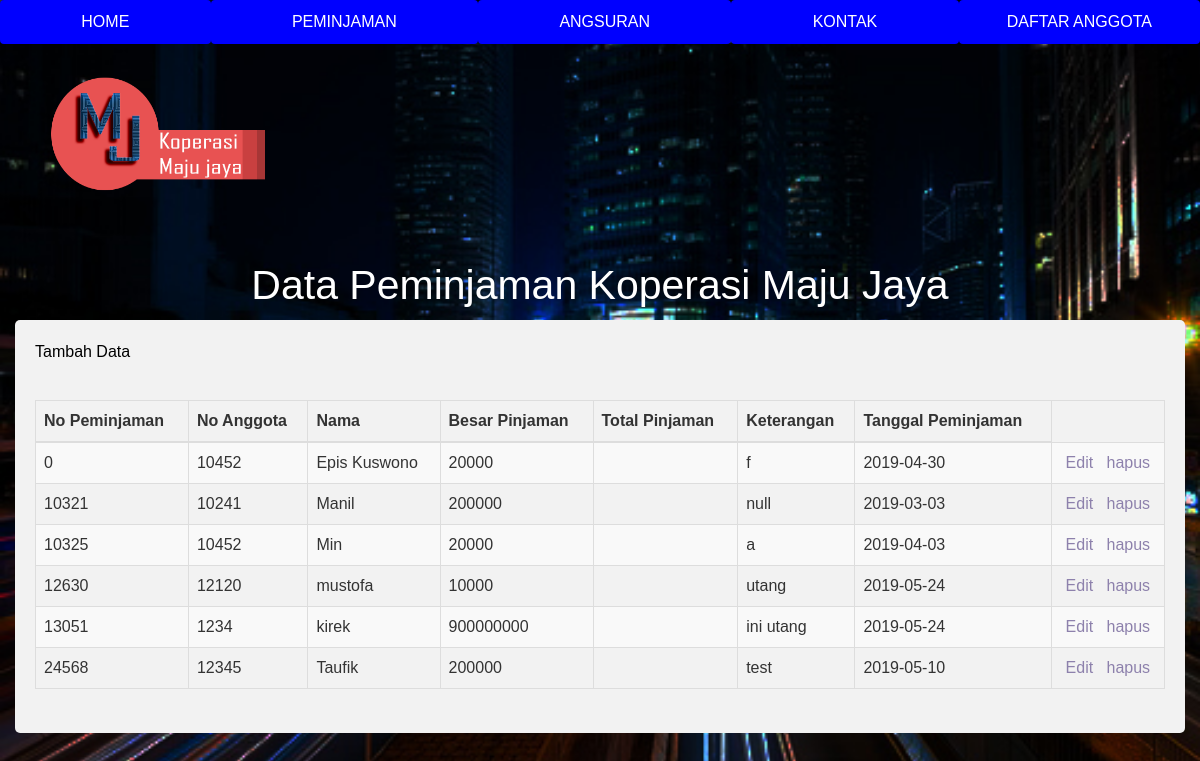
Page /DataPeminjaman.php on the committed database.
### tables this page shows
CREATE TABLE `peminjaman` (
  `id_peminjaman` int(11) NOT NULL,
  `id_anggota` int(11) NOT NULL,
  `nama` varchar(50) NOT NULL,
  `besar_pinjaman` int(11) NOT NULL,
  `keterangan` varchar(100) NOT NULL,
  `tanggal_meminjam` date NOT NULL
);

### DataPeminjaman.php (the view, shortened to what this page needs)
<html>
<head>
	<link rel="stylesheet" href="bootstrap.css">
</head>
<body background="gambar/gambar kota.jpg" style="width:100%">
					<div class="nav nav-pills nav-justified">
						<ul class="nav nav-pills nav-justified" >
							<li><a href="index.html">HOME</a></li>
							<li><a href="peminjaman.php">PEMINJAMAN</a></li>
							<li><a href="angsuran.php">ANGSURAN</a></li>
							<li><a href="kontak.html">KONTAK</a></li>
							<li><a href="">DAFTAR ANGGOTA</a></li>
						</ul>
					</div>
<form action="../../../../Peminjaman.html" method="get">
<div class="Logo">
    <p><img src="gambar/logo koperasi.png" width="331" height="195"/></p>
    <h1 class="style1" style="color:#FFFFFF" align="center"> Data Peminjaman Koperasi Maju Jaya</h1>
</div>
      <p>
		  <section class="main">
			  <div class="container">
  <p><a href="angsuran.php" style="color: black;">Tambah Data</a><br><br><p>
  <table class="table table-bordered table-striped" border="1" align="center" cellpadding="5" cellspacing="2">
    <thead>
      <tr>
        <th>No Peminjaman</th>
        <th>No Anggota</th>
        <th>Nama</th>
        <th>Besar Pinjaman</th>
        <th>Total Pinjaman</th>
        <th>Keterangan</th>
        <th>Tanggal Peminjaman</th>
      </tr>
    </thead>
    <tbody>
      <?php
        require_once 'konek.php';
        $query = mysqli_query($mysqli, "SELECT * FROM peminjaman");
        while($hasil  = mysqli_fetch_assoc($query)) {
      ?>
      <tr>
        <td><?php echo $hasil['id_peminjaman']?></td>
        <td><?php echo $hasil['id_anggota']?></td>
        <td><?php echo $hasil['nama']?></td>
        <td><?php echo $hasil['besar_pinjaman']?></td>
        <td><?php echo $hasil['total_pinjaman']?></td>
        <td><?php echo $hasil['keterangan']?></td>
        <td><?php echo $hasil['tanggal_meminjam']?></td>
        <td><center><a href="from_edit.php?id=<?php echo $hasil['id'];?>">Edit</a> &nbsp
              <a href="proses_hapus.php?id=<?php echo $hasil['id'];?>">hapus</a>
          </center>
          </td>
      </tr>
      <?php }?>
    </tbody>
	  </div>
	  </section>
  </form>
</body>
</html>

### DataPeminjaman.php (style rules this page uses)
.container { border-radius: 5px; background-color: #f2f2f2; padding: 20px; }
body { background-size:cover; background-attachment: fixed; }

### rows in the picture
peminjaman: id_peminjaman "0", id_anggota "10452", nama "Epis Kuswono", besar_pinjaman "20000", keterangan "f", tanggal_meminjam "2019-04-30"
peminjaman: id_peminjaman "10321", id_anggota "10241", nama "Manil", besar_pinjaman "200000", keterangan "null", tanggal_meminjam "2019-03-03"
peminjaman: id_peminjaman "10325", id_anggota "10452", nama "Min", besar_pinjaman "20000", keterangan "a", tanggal_meminjam "2019-04-03"
peminjaman: id_peminjaman "12630", id_anggota "12120", nama "mustofa", besar_pinjaman "10000", keterangan "utang", tanggal_meminjam "2019-05-24"
peminjaman: id_peminjaman "13051", id_anggota "1234", nama "kirek", besar_pinjaman "900000000", keterangan "ini utang", tanggal_meminjam "2019-05-24"
peminjaman: id_peminjaman "24568", id_anggota "12345", nama "Taufik", besar_pinjaman "200000", keterangan "test", tanggal_meminjam "2019-05-10"
